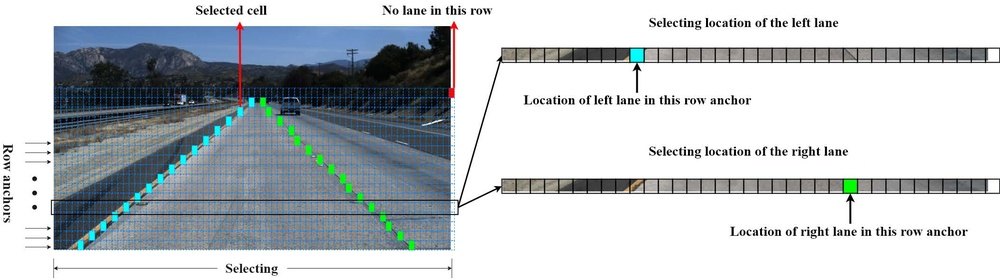
#> input picture Project2-LaneDetect-UFLD/Ultra_Fast_Lane_Detection/vis.jpg, 1000 x 279 px, shrunk from 2109 x 588 before the run
$ python -i Vehicle-lane-detection-without-ufld.py   (imports and definitions only)
#> lines starting #> are read from the running program, lines starting #| are printed output that depends on the picture
#> further down, picture is the input picture: shape (279, 1000, 3); mean B, G, R 198.9, 195.2, 189.6
import cv2
import numpy as np
from ultralytics import YOLO

# [21 lines left out: function adaptive_affine_transform, not called in this run]

def detect_lane(frame):
    gray = cv2.cvtColor(frame, cv2.COLOR_BGR2GRAY)
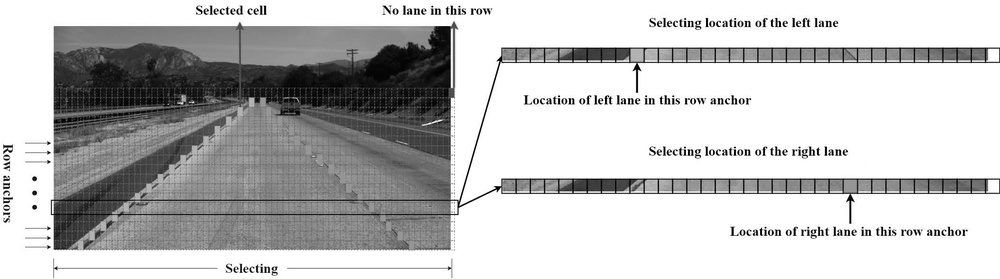
#> gray: shape (279, 1000); min 0, max 255, mean 193.9
    edges = cv2.Canny(gray, 50, 150)
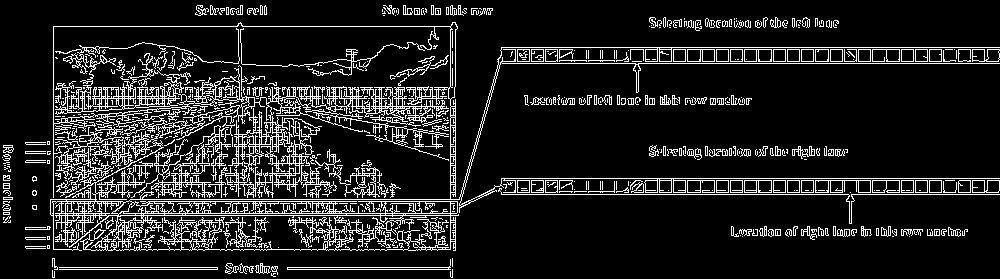
#> edges: shape (279, 1000); 12.7% white in thin lines or dots
    lines = cv2.HoughLinesP(edges, 1, np.pi / 180, 50, minLineLength=100, maxLineGap=50)
#> lines = 223 rows, first 6: [450, 178, 999, 178], [328, 61, 998, 61], [450, 194, 999, 194], [383, 47, 999, 47], [3, 201, 473, 201], [3, 213, 456, 213]
    return lines

# [75 lines left out: functions detect_vehicle, draw_annotations, process_video, not called in this run]

# 运行处理
# [1 line not run here, left out]

>>> import cv2
>>> picture = cv2.imread('vis.jpg')
>>> result = detect_lane(picture)
#> result has the same summary as lines in detect_lane
